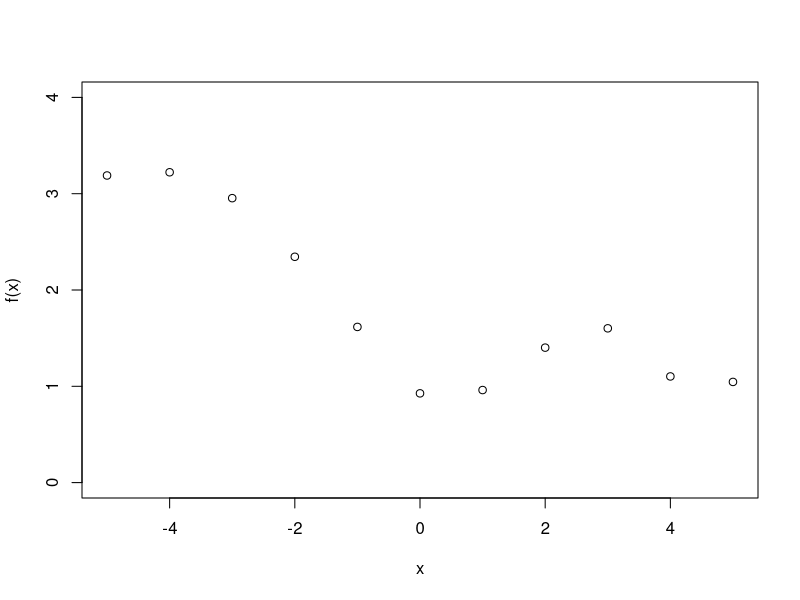
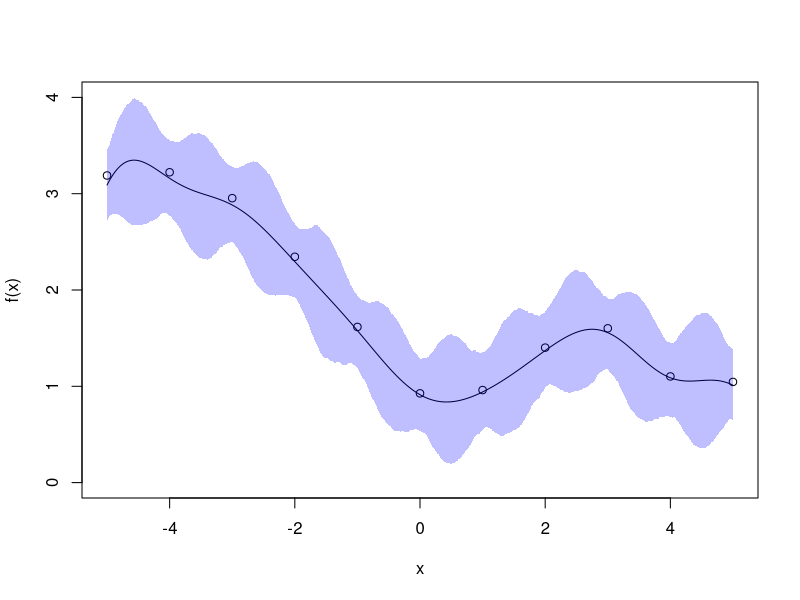

These figures' R source, in order:
x <- -5:5
sigma <- 0.2
y <- sin(x/2)^2 + exp(-x/5) + rnorm(length(x), 0, sigma)
plot(x, y, xlab = "x", ylab = "f(x)", ylim = c(0, 4))

sq.exp <- function(x,
                   y,
                   alpha,
                   ell) {
  #Calculate the Covariance Matrix with the covariance function of squared exponential
  #INPUTS: x, y -- data points, alpha -- vertical scale parameter, ell -- horizontal scale
  ##OUTPUTS: covar -- length(x)*length(y) covariance matrix

  covar <- matrix(rep(0, length(x) * length(y)), nrow = length(x)) # Initialise Empty Covariance Matrix
  for (i in 1:length(x)) {
    for (j in 1:length(y))
      covar[i, j] <- alpha ^ 2 * exp(-(x[i] - y[j]) ^ 2 / ell ^ 2)
  }
  return(covar)
}

mvnorm.chol <- function(mu, chol){
  #Multivariate Normal Sampler with Cholesky Input
  #Inputs: mu -- mean, chol -- cholesky decomposition of variance matrix (may need transposing)
  return(mu + t(chol)%*%rnorm(length(mu)))
}


x.star <- seq(-5, 5, 0.01)

k.x.x      <- sq.exp(x, x, 1, 1)
k.x.star.x <- sq.exp(x.star, x, 1, 1)
k.x.x.star <- sq.exp(x, x.star, 1, 1)
k.x.star.x.star <- sq.exp(x.star, x.star, 1, 1)

mu.star <- k.x.star.x%*%solve(k.x.x + sigma^2*diag(length(x)))%*%y
k.star  <- k.x.star.x.star - k.x.star.x%*%solve(k.x.x + sigma^2*diag(length(x)))%*%t(k.x.star.x)
k.star.chol <- chol(k.star + 1e-13*diag(length(x.star)))


f.matrix <- matrix(NA, length(x.star), 1000)
for(i in 1:1000)
  f.matrix[, i] <- mvnorm.chol(mu.star, k.star.chol)
f.upper <- apply(f.matrix, 1, quantile, 0.975)
f.lower <- apply(f.matrix, 1, quantile, 0.025)

plot(x, y, xlab = "x", ylab = "f(x)", ylim = c(0, 4))
lines(x.star, mu.star)
polygon(c(x.star, rev(x.star)), c(f.lower, rev(f.upper)), col = rgb(0,0, 1, 0.25), border = FALSE)
